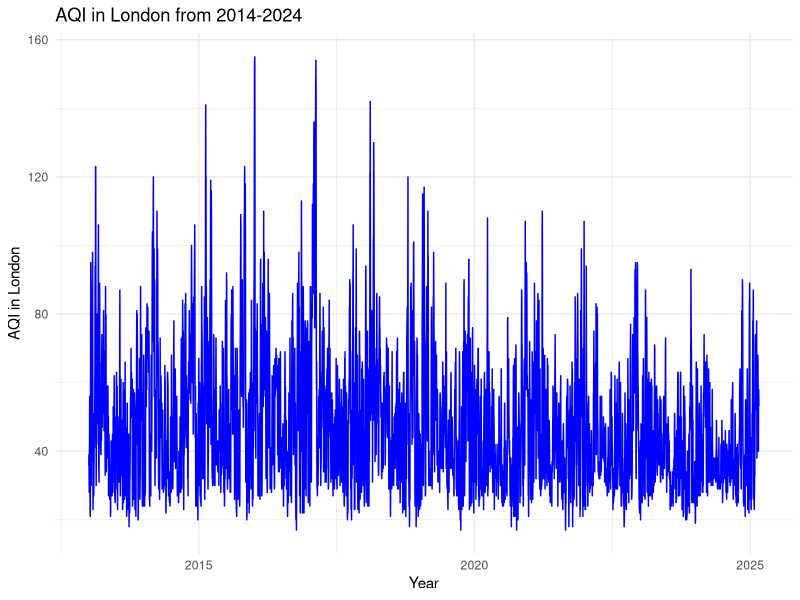
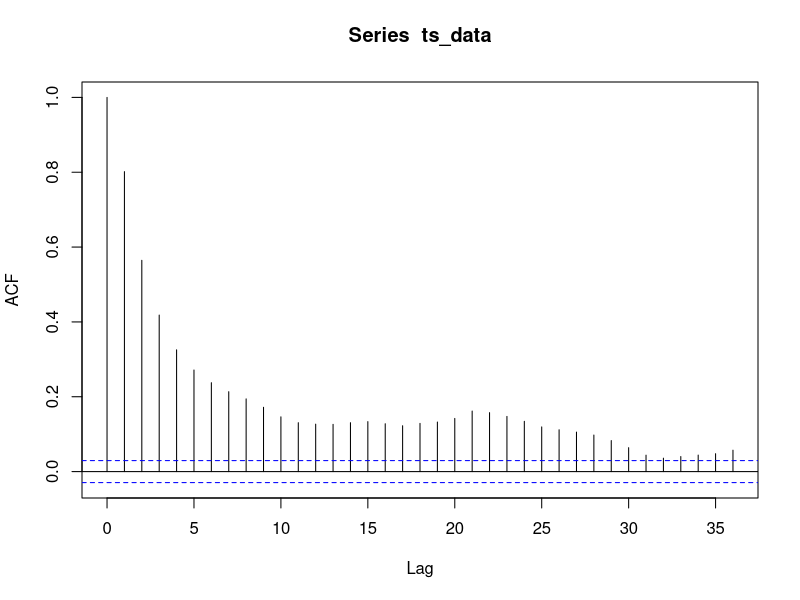
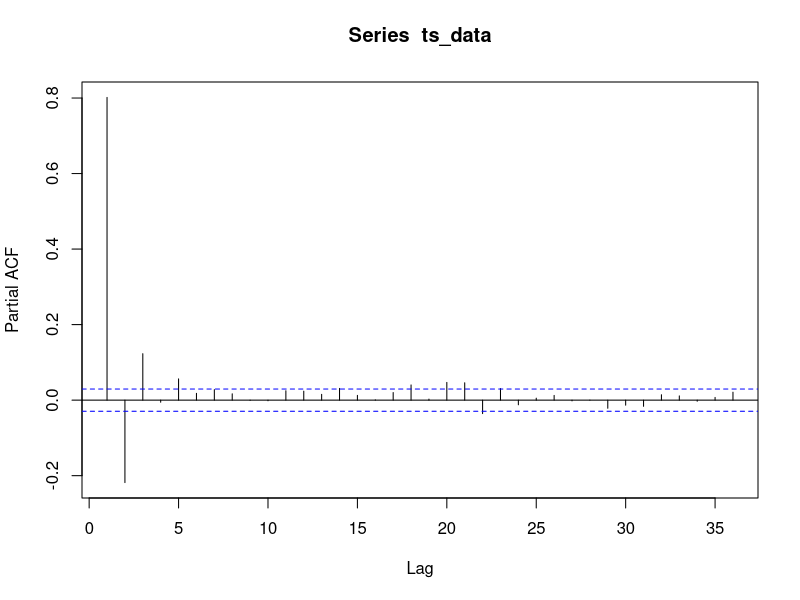
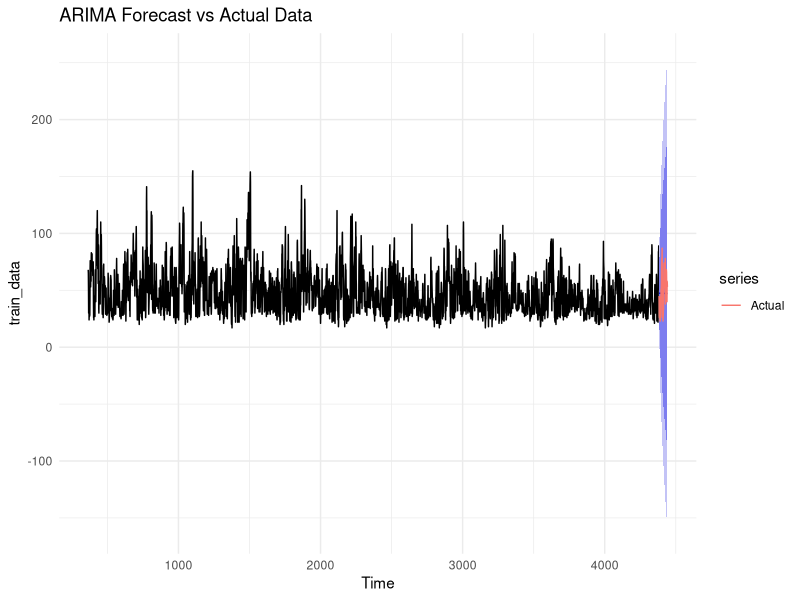
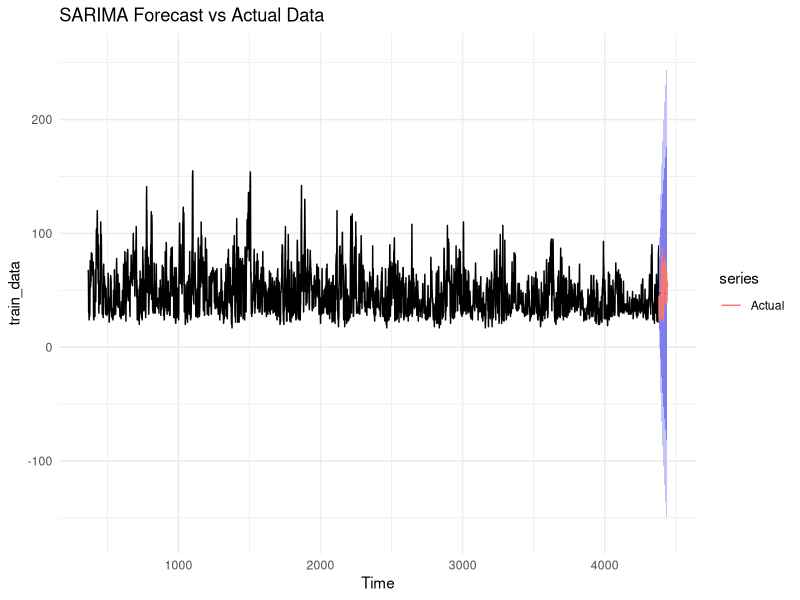
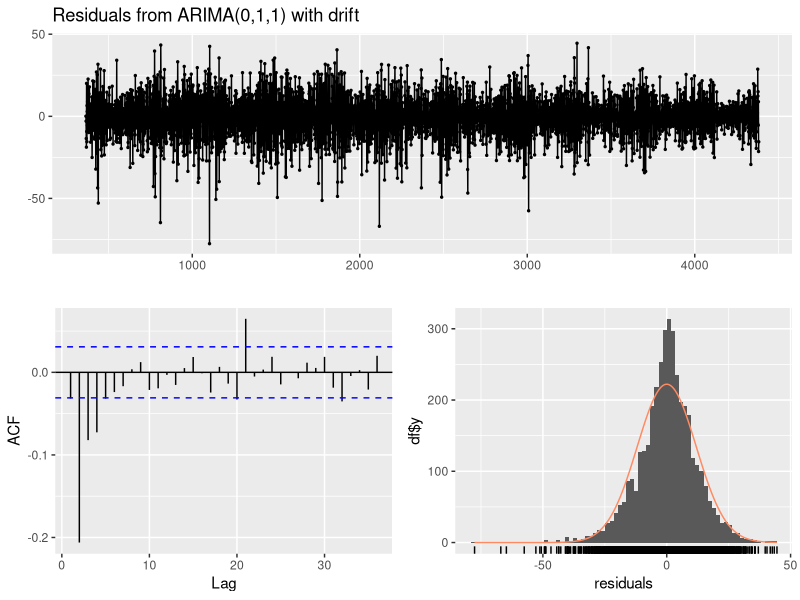
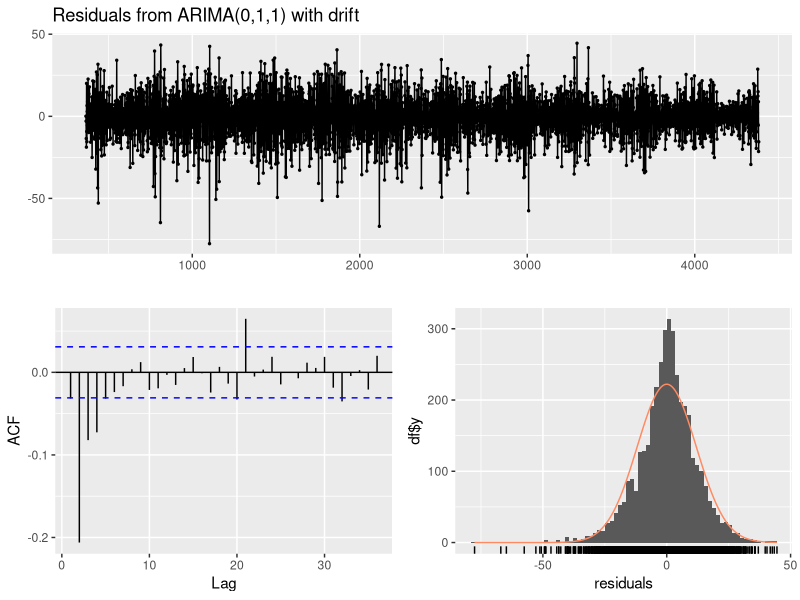

Source code (R) for these figures, in order:
## ---- chunk 1

# Load required libraries
library(tidyverse)
library(lubridate)
library(forecast)
library(tseries)
library(readr)
library(dplyr)
library(ggplot2)
library(lmtest) 

# Load dataset
setwd("/Users/hritikjhaveri/Desktop/UChicago/Q2/Time_Series_Analysis_Forcasting/Final_Project")
getwd()

data <- read.csv("London_AQI_Daily.csv")

# Convert 'Date' column to datetime format
data$Date <- as.Date(data$Date)

df <- data.frame(Date = data$Date, USAQI = data$USAQI)

# View first few rows
head(df)

# Check data types
str(df)

# Check for missing values
sum(is.na(df))

# Summary stats for AQI
summary(df$USAQI)

## ---- chunk 2

# Line plot
ggplot(df, aes(x = Date, y = USAQI)) +
  geom_line(color = "blue") +
  labs(title = "AQI in London from 2014-2024", x = "Year", y = "AQI in London") +
  theme_minimal()

## ---- chunk 3

# Decompose Time Series
ts_data <- ts(df$USAQI)

str(ts_data)

## ---- chunk 4

# Augmented Dickey-Fuller (ADF) test
adf.test(ts_data)

## ---- chunk 5

# Kwiatkowski-Phillips-Schmidt-Shin (KPSS) test
kpss.test(ts_data)

## ---- chunk 6

# ACF plots
acf(ts_data)

## ---- chunk 7

# PACF plots
pacf(ts_data)

## ---- chunk 8

# Find train indices
train_start_index <- which(df$Date == as.Date("2014-01-01"))
train_end_index <- which(df$Date == as.Date("2024-12-31"))

# Extract train window using indices
train_data <- window(ts_data, start = train_start_index, end = train_end_index)

# Find test indices
test_start_index <- which(df$Date == as.Date("2025-01-01"))
test_end_index <- which(df$Date == as.Date("2025-02-28"))

# Extract test window using indices
test_data <- window(ts_data, start = test_start_index, end = test_end_index)

## ---- chunk 9

# Fit ARIMA model
arima_model <- auto.arima(train_data, seasonal = FALSE)

# Summary of ARIMA model
summary(arima_model)

## ---- chunk 10

# Forecast for test period
forecast_values <- forecast(arima_model, h = length(test_data))

# Plot actual vs forecast
autoplot(forecast_values) + 
  autolayer(test_data, series="Actual") + 
  ggtitle("ARIMA Forecast vs Actual Data") + 
  theme_minimal()

## ---- chunk 11

# Fit SARIMA model
sarima_model <- auto.arima(train_data, seasonal = TRUE)

# Summary of SARIMA model
summary(sarima_model)
## ---- chunk 12
# Forecast for test period
forecast_values <- forecast(sarima_model, h = length(test_data))

# Plot actual vs forecast
autoplot(forecast_values) + 
  autolayer(test_data, series="Actual") + 
  ggtitle("SARIMA Forecast vs Actual Data") + 
  theme_minimal()

## ---- chunk 13

checkresiduals(arima_model)
checkresiduals(sarima_model)
